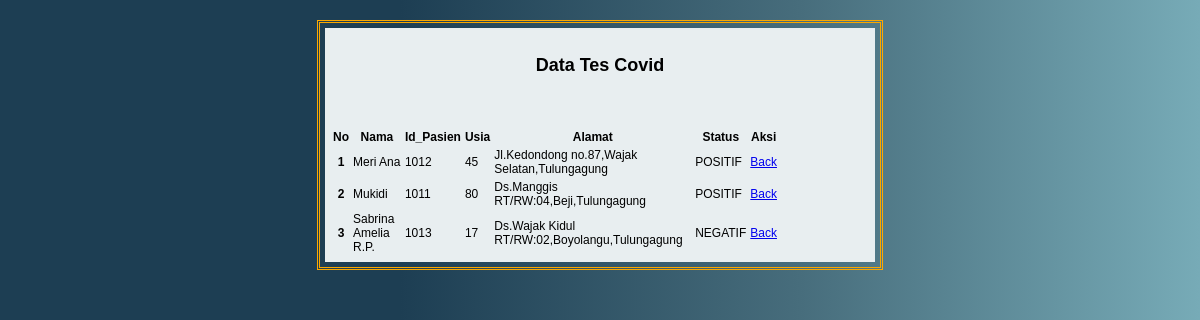
The app's page /data.php with its own data.
### tables this page shows
CREATE TABLE `pasien` (
  `id_pasien` int(10) NOT NULL,
  `nama` varchar(255) NOT NULL,
  `usia` varchar(3) NOT NULL,
  `alamat` varchar(255) NOT NULL,
  `status` varchar(255) NOT NULL
);

### data.php (the view, shortened to what this page needs)
<html>
<head>
</head>
<body>
    <div id="main-wrapper">
    <div id="main">
        <h1><b>Data Tes Covid</b></h1>
<?php
include 'koneksi.php';
$sql = "SELECT * FROM pasien ORDER BY nama";
$res = mysqli_query($koneksi, $sql);
while ($data = mysqli_fetch_assoc($res)) {
    $Dasis[] = $data;
}
?>
<div class="card">
<div class="card-header">
        <h2 class="card-title"><i class="fas fa-book">
    </div>
    <div class="card-body">
        <table class="table table-striped">
            <thead>
                <tr>
                    <th scope="row">No</th>
                    <th scope="row">Nama</th>
                    <th scope="row">Id_Pasien</th>
                    <th scope="row">Usia</th>
                    <th scope="row">Alamat</th>
                    <th scope="row">Status</th>
                    <th scope="row">Aksi</th>
                </tr>
            </thead>
        <?php
        $no = 1;
        foreach ($Dasis as $p) { ?>
        <tr>
            <th scope="row"><?= $no?></th>
            <td><?= $p['nama'] ?></th>
            <td><?= $p['id_pasien'] ?></th>
            <td><?= $p['usia'] ?></th>
            <td><?= $p['alamat'] ?></th>
            <td><?= $p['status'] ?></th>
            <td>
                <a href="covid.html" class="badge badge-primary">Back</a>
            </td>
        </tr>
        <?php
            $no++;
        }
        ?>
        </table>
    </div>
</div>
</div>

### data.php (style rules this page uses)
body { padding:0;margin:0;font-family:arial;font-size:12px; }
#main-wrapper { border:3px double #faa800;padding:5px;width:550px;margin:20px auto 0; }
#main { text-align:left;padding:5px;background:#e8eef0; }
table { font-size:12px;width:450px; }
h1 { font-size:18px;font-weight:bold;padding:10px 0;text-align:center; }
body { background:linear-gradient(to right,#1d3e53,#1d3e53,#476d7c,#77abb7); }

### records on screen
pasien: nama "Meri Ana", id_pasien "1012", usia "45", alamat "Jl.Kedondong no.87,Wajak Selatan,Tulungagung", status "POSITIF"
pasien: nama "Mukidi", id_pasien "1011", usia "80", alamat "Ds.Manggis RT/RW:04,Beji,Tulungagung", status "POSITIF"
pasien: nama "Sabrina Amelia R.P.", id_pasien "1013", usia "17", alamat "Ds.Wajak Kidul RT/RW:02,Boyolangu,Tulungagung", status "NEGATIF"
